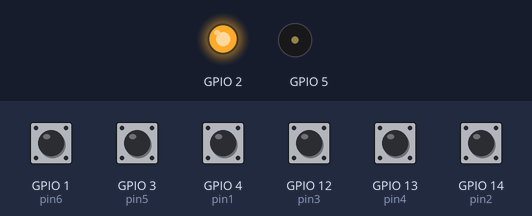
The sketch below on a simulated ESP8266 (NodeMCU). On the bench: output pins drawn as LEDs (lit = HIGH), buzzer (waves = sounding). The inputs (shaded band) are chosen by the test bench; at power-on: GPIO 1 (pin6), GPIO 3 (pin5), GPIO 4 (pin1), GPIO 12 (pin3), GPIO 13 (pin4), GPIO 14 (pin2) HIGH. WiFi joins after 1.5 s; servers stay silent unless stated; uploads are accepted with an empty reply.

Above: at 1.2 s.
1.3 s: GPIO 1 (pin6) pulled LOW for 0.15 s
At 3.6 s:
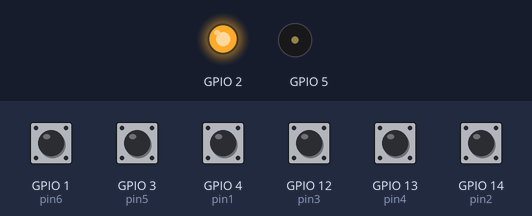
4.4 s: GPIO 1 (pin6) pulled LOW for 1 s
At 5.2 s:
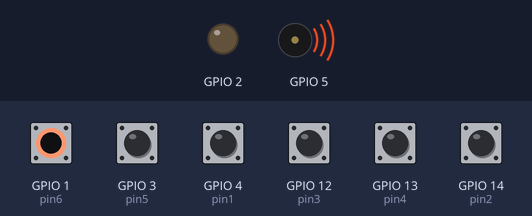
Timing chart, 0 to 7.4 s (numbered marks = the images above; inputs shaded):
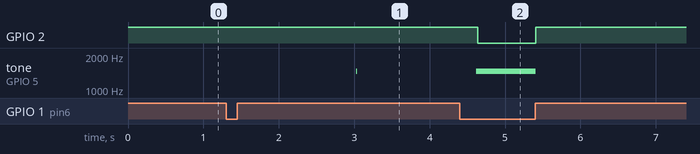

The sketch:

ESP8266_Sonic_Screwdriver_Remote.ino
```cpp
#include <Arduino.h>
#include <ESP8266WiFi.h>
#include <ArduinoOTA.h>
#include <ESP8266WiFiMulti.h>
#include <ESP8266HTTPClient.h>
#define pin1 4
#define pin2 14
#define pin3 12
#define pin4 13
#define pin5 3
#define pin6 1
#define WAIT_TIME 1000


#define LIGHT_ON "http://192.168.1.5/writer_mysql.php?user=sonic&action=on&node=light_dominik"
#define LIGHT_OFF "http://192.168.1.5/writer_mysql.php?user=sonic&action=off&node=light_dominik"
#define DOOR_MAIN_LOCKED "http://192.168.1.5/writer_mysql.php?user=sonic&action=locked&node=door_main"
#define DOOR_MAIN_UNLOCKED "http://192.168.1.5/writer_mysql.php?user=sonic&action=unlocked&node=door_main"
#define DOOR_DOMINIK_LOCKED "http://192.168.1.5/writer_mysql.php?user=sonic&action=locked&node=door_dominik"
#define DOOR_DOMINIK_UNLOCKED "http://192.168.1.5/writer_mysql.php?user=sonic&action=unlocked&node=door_dominik"
#define GATE2_CLOSED "http://192.168.1.5/writer_mysql.php?user=sonic&action=closed&node=gate2"
#define GATE2_OPEN "http://192.168.1.5/writer_mysql.php?user=sonic&action=open&node=gate2"
#define GATE1_PULSE "http://192.168.1.5/writer_mysql.php?user=sonic&action=pulse&node=gate1"
#define BELL_PULSE "http://192.168.1.5/writer_mysql.php?user=sonic&action=pulse&node=bell"
#define RGB_DISABLED "http://192.168.1.5/writer_mysql.php?user=sonic&action=0&node=rgbmode_dominik"
#define RGB_FADE "http://192.168.1.5/writer_mysql.php?user=sonic&action=2&node=rgbmode_dominik"
#define RGB_BLINK "http://192.168.1.5/writer_mysql.php?user=sonic&action=3&node=rgbmode_dominik"
#define RGB_CUSTOM "http://192.168.1.5/writer_mysql.php?user=sonic&action=1&node=rgbmode_dominik"
#define COOL_KICK "http://192.168.1.5/writer_mysql.php?user=sonic&action=true&node=rgboverride_dominik"

ESP8266WiFiMulti WiFiMulti;
String payload="none";

boolean isActive=false;
boolean lastButton=false;

int pin[6]={pin1,pin2,pin3,pin4,pin5,pin6};

char buffer[1024];
const char* ssid = "PoliNET";
const char* password = "12345678";
long count=0;
long brightness=0;
boolean countdown=false;
int codebitmask=0;
char bitmask_msg[150];
long lastAction=0;


void setup() {


pinMode(pin1,INPUT_PULLUP);
pinMode(pin2,INPUT_PULLUP);
pinMode(pin3,INPUT_PULLUP);
pinMode(pin4,INPUT_PULLUP);
pinMode(pin5,INPUT_PULLUP);
pinMode(pin6,INPUT_PULLUP);
pinMode(2,OUTPUT);
pinMode(5,OUTPUT);
digitalWrite(2,HIGH);
digitalWrite(5,LOW);


  WiFiMulti.addAP("PoliNET", "12345678");


   ArduinoOTA.setHostname("ESP09");


  ArduinoOTA.onStart([]() {
    String type;
    if (ArduinoOTA.getCommand() == U_FLASH)
      type = "sketch";
    else // U_SPIFFS
      type = "filesystem";


    // NOTE: if updating SPIFFS this would be the place to unmount SPIFFS using SPIFFS.end()

  });
  ArduinoOTA.onEnd([]() {
  });
  ArduinoOTA.onProgress([](unsigned int progress, unsigned int total) {
  });
  ArduinoOTA.onError([](ota_error_t error) {


  });
  ArduinoOTA.begin();
}

void loop() {
  codebitmask=!digitalRead(pin5)*1+!digitalRead(pin4)*2+!digitalRead(pin3)*4+!digitalRead(pin2)*8+!digitalRead(pin1)*16;
  ArduinoOTA.handle();


if(digitalRead(pin6)==LOW&&lastButton==false){
  isActive=true;
  delay(20);
  lastButton=true;
  //sprintf(bitmask_msg,"http://192.168.1.5/writer_mysql.php?user=sonic&action=%d&node=sonic_screwdriver",codebitmask);

  if(millis()>lastAction+WAIT_TIME){
  parseAction(codebitmask);
  lastAction=millis();
  }
}else if(digitalRead(pin6)==HIGH){
  lastButton=false;
  isActive=false;
}


if(isActive==true){

   count = count+1;
 if(count<5)
 {
   tone(5,1471);
   delay(10);
   tone(5,1575);
   delay(5);
 }
 else
 {
   tone(5,1470);
   delay(10);
   tone(5,1575);
   delay(5);
   if(count>10)
   {
     count=0;
   }
 }


digitalWrite(2,LOW);
}else{
tone(5,0);
digitalWrite(2,HIGH);

}
}


void wifiAction(String req_code){
  payload="error";
  if((WiFiMulti.run() == WL_CONNECTED)) {

          HTTPClient http;
          http.begin(req_code);
          int httpCode = http.GET();
          if(httpCode > 0) {
              if(httpCode == HTTP_CODE_OK) {
                  payload = http.getString();
              }
          }

          http.end();
      }

}

void parseAction(int bitmask){
  String msg;
switch(bitmask){
case 0b00000:
msg=DOOR_MAIN_UNLOCKED;
break;
case 0b00001:
msg=DOOR_MAIN_LOCKED;
break;
case 0b00010:
msg=GATE1_PULSE;
break;
//Undefined: 0b00011
case 0b00100:
msg=GATE2_OPEN;
break;
case 0b00101:
msg=GATE2_CLOSED;
break;
case 0b00110:
msg=DOOR_DOMINIK_UNLOCKED;
break;
case 0b00111:
msg=DOOR_DOMINIK_LOCKED;
break;
case 0b01000:
msg=LIGHT_OFF;
break;
case 0b01001:
msg=LIGHT_ON;
break;
//Undefined: 0b0101x,0b10x,0b11x
case 0b10000:
msg=RGB_DISABLED;
break;
//Undefined: 0b10001
case 0b10010:
msg=RGB_FADE;
break;
//Undefined: 0b10011
case 0b10100:
msg=RGB_BLINK;
break;
//Undefined: 0b10101
case 0b10110:
msg=RGB_CUSTOM;
break;
//Undefined: 0b10111
case 0b11000:
msg=BELL_PULSE;
break;
//Undefined: 0b11001
case 0b11010:
msg=COOL_KICK;
break;
//Undefined: 0b11011,0b1110x,0b1111x


default:
break;
}

wifiAction(msg);
}
```

Measured:
- after the input at 1.3 s, tone on GPIO 5: silent → 1471 Hz after 1.7 s, → silent 0.02 s later
- after the input at 4.4 s, GPIO 2: HIGH → LOW after 0.24 s, → HIGH 0.77 s later; tone on GPIO 5: silent → 1471 Hz after 0.22 s, then repeats every 0.17 s: 1470 Hz 0.11 s, 1471 Hz 0.06 s, until it stays silent from 5.4 s
